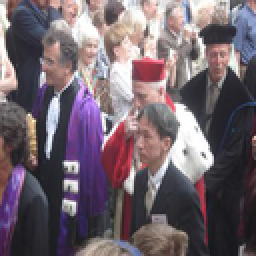
%> input picture Generate RAE Code/Original_Image.png, 128 x 128 px, shrunk from 300 x 300 before the run (shown 2 times larger); the run also reads 1 picture not shown here
$ octave MMain.m   (GNU Octave 9; MATLAB toolbox functions it lacks are replaced by stand-ins)
%> lines starting %> are read from the running program, lines starting %| are printed output that depends on the picture
%> further down, ss is the input picture: size 128x128x3 uint8; mean R, G, B 114, 100.5, 109
### Generate RAE Code/transform.m
% 说明：
% 溢出修改：对在抑制后仍有溢出的图像块的记录放到了shift函数里，用redu来保存了
% mean_matrix就是转换后图像的均值类矩阵
function [transformed_rmse,stego_rmse,res,bpp,smo_num]=transform(ss,cc,DT,Block)
%> called with DT = 6
% clear;clc
% close all
% addpath images\;
% ss=imread('twoman.png');
% cc=imread('bus.png');
%% add RDH path

addpath arith_encoder\;

ss=double(ss);
cc=double(cc);
sc=cc;

Bw=Block.w;Bh=Block.h;
[row,col,dim]=size(ss);
%> row = 128; col = 128; dim = 3
% mean_matrix就是转换后图像的均值类矩阵
mod=[];
overflow=[];
m=floor(row/Bw);
%> m = 128
n=floor(col/Bh);
%> n = 128
mean_matrix=zeros(m,n,dim);
rot_vector=zeros(3,m*n);
tag_vector=zeros(1,m*n);
%% transformation for RGB
smo_num=0;
[sc(:,:,2),mean_matrix(:,:,2),rot_vector(2,:),tag_vector,class_s_g,class_c_g,cls_L_g,modification,redu,smo]=shift(ss(:,:,2),cc(:,:,2),DT,Block);%%修改shift-----------------
mod=[mod modification];
overflow=[overflow redu];
smo_num=smo_num+smo;
for i=[1 3]
    %[sc(:,:,i),mean_matrix(:,:,2),rot_vector(2,:),tag_vector,class_s_g,class_c_g,cls_L_g,modification,redu]=shift(ss(:,:,i),cc(:,:,i),DT,Block);%%分别聚类
    [sc(:,:,i),mean_matrix(:,:,i),rot_vector(i,:),~,modification,redu,smo]=shift_RB(ss(:,:,i),cc(:,:,i),class_s_g,class_c_g,cls_L_g,DT,Block);%%修改shift-----------------
    mod=[mod modification];
    overflow=[overflow;redu];
    smo_num=smo_num+smo;
end
transformed_rmse = appraise(sc,cc)


% save rot rot_vector;save tag tag_vector;save overflow overflow; save mod mod;
save mean_matrix mean_matrix;

%% RGB

%% mod_inf
flow_inf=compressfun(overflow);
mod_inf=compressfun(mod);
%% rotate information
% [8 lines of commented-out code are left out]

rot_vector1=rot_vector(1,:);
rot_vector2=rot_vector(2,:);
rot_vector3=rot_vector(3,:);

rot_id=find(rot_vector(2,:)~=-10);


temp1=rot_vector1-rot_vector2;
index_temp1=find(temp1<0);
temp1(index_temp1)=temp1(index_temp1)+4;
rot_vector1=temp1;
rot_vector1=rot_vector1(rot_id);
rot_vector1(find(rot_vector1<0|rot_vector1>4))=0;

temp3=rot_vector3-rot_vector2;
index_temp3=find(temp3<0);
temp3(index_temp3)=temp3(index_temp3)+4;
rot_vector3=temp3;
rot_vector3=rot_vector3(rot_id);
rot_vector3(find(rot_vector3<0|rot_vector3>4))=0;

rot_vector2=rot_vector2(rot_id);
err_per_rot2=retotate(ss(:,:,2));

% [5 lines of commented-out code are left out]

rot_R=compressfun(rot_vector1);
rot_G=round(0.5*compressfun(rot_vector2))+round(0.5*err_per_rot2*length(rot_id));
rot_B=compressfun(rot_vector3);

% figure
% hist(tag_vector(:),min(tag_vector(:)):max(tag_vector(:)))
tag_inf=compressfun(tag_vector(:));

%%%%%%%%%%% MSs information
L_MS=WLS(mean_matrix);
%% total additional information
L_mess=rot_R+rot_G+rot_B+tag_inf+mod_inf+flow_inf+L_MS;

bpp=L_mess/(m*n*3*Bw*Bh)

sc=uint8(sc);
imwrite(sc,'mosaic.png');%%created stego image before RDH
temp_image=[sc(:,:,1) sc(:,:,2) sc(:,:,3)];

%% RDH in two layers
addpath RDH\;
res=Sachnev(temp_image,0.7*bpp);
ree=uint8(res);
mse = appraise(ree(:),cc(:) )
res=Sachnev(res,0.3*bpp);
%%% *********
[m,n]=size(sc(:,:,1));
res=reshape(res,m,n,3);
res=uint8(res);
stego_rmse = appraise(res,cc )
imwrite(res,'Reversible Adversarial Example.png');%% final stego image

### Generate RAE Code/shift.m
%% shift transformation
function [b,MS_matrix,rot_vector,tag,class_s,class_c,cls_L,modification,redu,smo_num]=shift(s,c,DT,Block)
%> called with DT = 6
KM=6;
T=8;
Bw=Block.w;Bh=Block.h;
smo_num=0;
% T_num=1;
[sm,sn]=size(s);
%> sm = 128; sn = 128
b=double(zeros(sm,sn));

modification=[];
redu=[];

sm=floor(sm/Bw);
sn=floor(sn/Bh);
L=sm*sn;
%> L = 16384
rot_vector=zeros(1,L);
tag=zeros(1,L);
sb=zeros(1,L);
cb=zeros(1,L);
mens=zeros(1,L);
menc=zeros(1,L);

k=0;
MS_matrix=zeros(sm,sn);
for i=1:sm
    for j=1:sn
        k=k+1;
        ts=(s(Bw*(i-1)+1:Bw*i,Bh*(j-1)+1:Bh*j));
        tc=(c(Bw*(i-1)+1:Bw*i,Bh*(j-1)+1:Bh*j));
        mens(k)=mean(ts(:));
        menc(k)=mean(tc(:));
        sb(k)=std(ts(:),1);
        cb(k)=std(tc(:),1);
        MS_matrix(i,j)=round(mens(k)/8);
    end
end
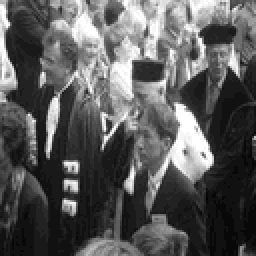
%> MS_matrix: size 128x128 double (shown 2 times larger); min 2, max 32, mean 12.6; drawn with min black and max white
%> after the loop, k = 16384

class_s=zeros(KM,L/2);

[class_index,cls_L]=K_means(sb',KM);
for i=1:KM
    class_s(i,1:length(class_index{i}))=class_index{i};
end
class_c=classfy_c(cb,cls_L,KM);%% cluster for target image


k=0;
ind=0;


for i=1:KM
  for j=1:cls_L(i)

        k=k+1;
        keyc=class_c(i,j);
        kcr=floor((keyc-1)/sn);
        kcc=mod(keyc-1,sn);

        keys=class_s(i,j);
        ksr=floor((keys-1)/sn);
        ksc=mod(keys-1,sn);

        tag(keys)=i-1;
        tc=(c(Bw*kcr+1:Bw*(kcr+1),Bh*kcc+1:Bh*(kcc+1)));
        ts=(s(Bw*ksr+1:Bw*(ksr+1),Bh*ksc+1:Bh*(ksc+1)));

        th=round((menc(keyc)-mens(keys))/8)*8;
        t=ts+th;
        %% modification for mens to control overflow/underflow
                 if (max(t(:))>=255)
                     if((max(t(:))-255)>T)
                                temp=T;
                                th=th-T;
                           elseif ((max(t(:))-255)==T)
                                    temp=0;
                                    th=th-T;
                            else
                                    temp=max(t(:))-255;
                                    th=th-temp;
                     end
                     t=ts+th;
                                  if temp==T
                                     flow_ind=[];
                                     flow_ind=find(t>=255);
                                     flow_temp=t(flow_ind)-255;
                                     redu=[redu;flow_temp];
                                   end
                    ind=ind+1;
                    modification(ind)=temp;

                 elseif (min(t(:))<=0)
                        if -min(t(:))>T
                                temp=T;
                                th=th+T;

                        elseif (-min(t(:))==T)
                                temp=0;
                                th=th+T;
                                else
                                 temp=-min(t(:));
                                 th=th+temp;
                        end
                        t=ts+th;
                                  if temp==T
                                flow_ind=[];
                                flow_ind=find(t<=0);
                                flow_temp=-t(flow_ind);
                                redu=[redu;flow_temp];
                                   end
                    ind=ind+1;
                    modification(ind)=temp;
                end


        %% find optimal direction
         rot=-10;
          if(std(t(:))<=DT)
            smo_num=smo_num+1;
          else
                t1=t;
                t1=double(t1);
                b1=sum(sum((t1-tc).^2));

                t2=rot90(t1,1);t2=reshape(t2,Bw,Bh);
                b2=sum(sum((t2-tc).^2));

                t3=rot90(t1,2);
                b3=sum(sum((t3-tc).^2));

                t4=rot90(t1,3);t4=reshape(t4,Bw,Bh);
                b4=sum(sum((t4-tc).^2));
                rot=0;
                bs=b1;

                if b2<bs
                    bs=b2;
                    t=t2;
                    rot=1;
                end
                if b3<bs
                    bs=b3;
                    t=t3;
                    rot=2;
                end
                if b4<bs
    %                 bs=b4;
                    t=t4;
                    rot=3;
                end
           end
            rot_vector(keys)=rot;
            b(Bw*kcr+1:Bw*(kcr+1),Bh*kcc+1:Bh *(kcc+1))=t;
  end
end

end

### Generate RAE Code/K_means.m
function [class_index,class_L]=K_means(SD,K)
%> called with K = 6
%%%% 该函数目的 将数据分为 K类 返回每一类的索引及其类中心  从小到大输出
% a=[1,2,3,7,8,9,4,5,6]

class_L=zeros(K,1);
class_index_temp=cell(K,1);
class_index=cell(K,1);
[disto_sort,index]=sort(SD);
 [m,~]=size(disto_sort);
%> m = 16384
if m==1
    disto_sort=disto_sort';
end
save disto_sort disto_sort;
sd=disto_sort;
%> the run ends on the next line
[data_cluster,center]=kmeans(disto_sort,K,'distance','sqEuclidean','emptyaction','singleton','Start','uniform','rep',1);

for i=1:K
    temp=[];
    temp=find(data_cluster==i);
    class_index_temp{i}=sort(index(temp));
%     class_index_temp{i}=sort(class_index_temp{i});
end

[~,center_index]=sort(center);
for i=1:K
    class_index{i}=class_index_temp{center_index(i)};
    class_L(i)=length(class_index{i});
end

### Generate RAE Code/MMain.m
clear;
clc;
Block.w=1;
Block.h=1;
DT=6;
ss=imread('Original_Image.png');
cc=imread('Adversarial_Image.png');

ss=double(ss);
cc=double(cc);

[transformed_rmse,stego_rmse,sc,bpp,smo]=transform(ss,cc,DT,Block)
